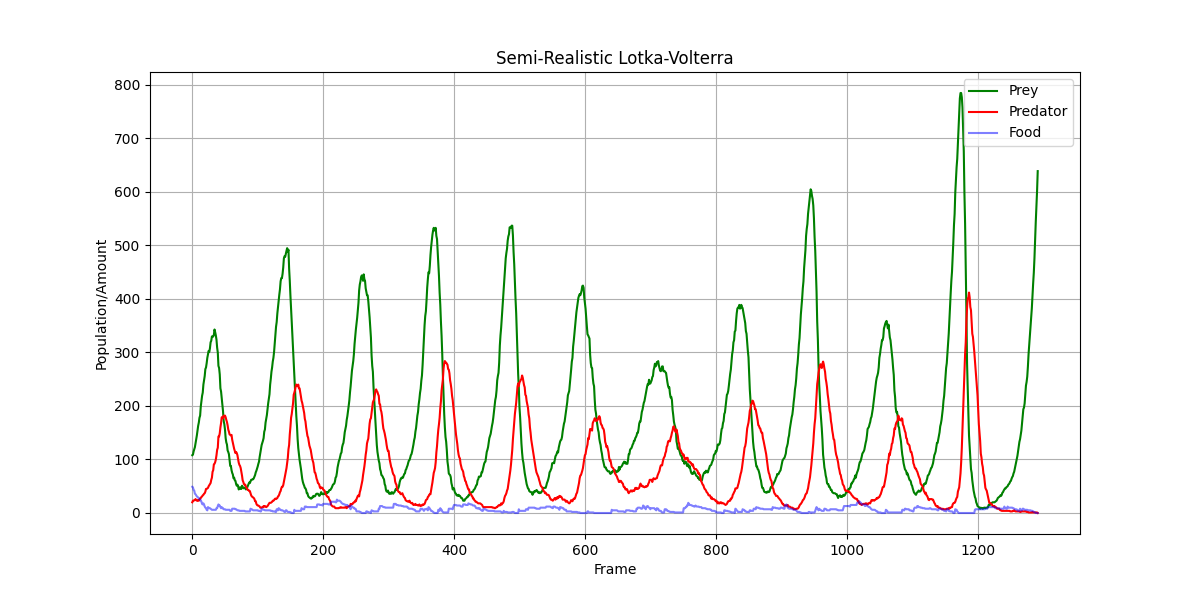

Python code for this plot:
from dataclasses import dataclass, field
from vi import Agent, Config, Simulation, HeadlessSimulation
import random
import pandas as pd
import matplotlib.pyplot as plt
import math
from pygame.math import Vector2

# Image paths
PREY_IMAGES = ["images/green.png"]
PREDATOR_IMAGES = ["images/triangle5.png"]
FOOD_IMAGES = ["images/plus.png"]

frame_data = {
    "frame": [],
    "prey": [],
    "predator": [],
    "food": [],
}

@dataclass
class SimpleEnergyLVConfig(Config):
    initial_prey: int = 100
    initial_predators: int = 20
    
    # Lotka-Volterra parameters
    prey_birth_rate: float = 0.012 #0.01
    predation_rate: float = 0.0008 #0.001
    predator_death_rate: float = 0.035 #0.04
    predator_reproduction_rate: float = 0.4 #0.4

    # Energy parameters
    energy_decay_rate: float = 0.06 #0.05
    energy_gain_from_eating: float = 1.8 #1.5
    
    # Food parameters
    initial_food: int = 50
    food_regrowth_rate: float = 0.1
    food_energy_value: float = 0.5
    food_consumption_radius: float = 10.0
    
    window_size: tuple[int, int] = (1000, 1000)
    delta_time: float = 1.0
    duration: int = 5000

    movement_speed: float = 30.0

class Food(Agent):
    config: SimpleEnergyLVConfig
    eaten: bool = False
    
    def on_spawn(self):
        self.eaten = False
    
    def update(self):
        pass

class Prey(Agent):
    config: SimpleEnergyLVConfig
    energy: float = 10.0
    
    def on_spawn(self):
        self.energy = 10.0
    
    def update(self):
        # Energy decreases each time step
        self.energy -= self.config.energy_decay_rate
        
        # Check for nearby food
        for agent in self.simulation.agents:
            if isinstance(agent, Food) and not agent.eaten:
                distance = math.dist(self.pos, agent.pos)
                if distance < self.config.food_consumption_radius:
                    self.energy += self.config.food_energy_value
                    agent.eaten = True
                    break
        
        # Die if energy depleted
        if self.energy <= 0:
            self.kill()
            return
            
        # Reproduce based on birth rate (modified by energy level)
        if random.random() < self.config.prey_birth_rate * (1 + self.energy)/2:
            self.reproduce()

        self.move = Vector2(random.uniform(-1, 1), random.uniform(-1, 1)).normalize() * self.config.movement_speed * self.config.delta_time
        self.pos += self.move * self.config.delta_time

class Predator(Agent):
    config: SimpleEnergyLVConfig
    energy: float = 1.0
    
    def on_spawn(self):
        self.energy = 1.0
    
    def update(self):
        self.energy -= self.config.energy_decay_rate
        
        # Distance-based death probability
        nearest_prey_distance = self.find_nearest_prey_distance()
        
        # Base death probability increases with distance to nearest prey
        # The farther away prey are, the higher chance of death
        distance_death_prob = self.config.predator_death_rate * (1 + nearest_prey_distance/100)
        
        # Die if energy depleted or distance-based death
        if self.energy <= 0 or random.random() < distance_death_prob:
            self.kill()
            return
            
        # Original predation mechanics (unchanged)
        preys = [agent for agent in self.simulation.agents if isinstance(agent, Prey)]
        if preys and random.random() < self.config.predation_rate * len(preys):
            prey = random.choice(preys)
            prey.kill()
            self.energy += self.config.energy_gain_from_eating
            
            if random.random() < self.config.predator_reproduction_rate and self.energy > 0.25:
                self.reproduce()

        self.move = Vector2(random.uniform(-1, 1), random.uniform(-1, 1)).normalize() * self.config.movement_speed * self.config.delta_time
        self.pos += self.move * self.config.delta_time
    
    def find_nearest_prey_distance(self) -> float:
        """Calculate distance to nearest prey agent"""
        min_distance = float('inf')
        for agent in self.simulation.agents:
            if isinstance(agent, Prey):
                distance = math.dist(self.pos, agent.pos)
                if distance < min_distance:
                    min_distance = distance
        return min_distance if min_distance != float('inf') else self.config.window_size[0]  # Return max distance if no prey

class Monitor(Agent):
    config: SimpleEnergyLVConfig
    frame_data: dict = field(default_factory=lambda: {
        "frame": [],
        "prey_count": [],
        "predator_count": [],
        "food_count": [],
    })
    
    def update(self):
        global frame_data

        frame = self.simulation.shared.counter
        
        # Regrow food occasionally
        if random.random() < self.config.food_regrowth_rate:
            for agent in self.simulation.agents:
                if isinstance(agent, Food) and agent.eaten and random.random() < 0.1:
                    agent.eaten = False
        
        # Count populations
        prey_count = sum(1 for a in self.simulation._agents if isinstance(a, Prey))
        predator_count = sum(1 for a in self.simulation._agents if isinstance(a, Predator))
        food_count = sum(1 for a in self.simulation._agents if isinstance(a, Food) and not a.eaten)
        
        # Store data
        frame_data["frame"].append(frame)
        frame_data["prey"].append(prey_count)
        frame_data["predator"].append(predator_count)
        frame_data["food"].append(food_count)

        # Stop conditions
        if prey_count == 0 or predator_count == 0:
            print("Extinction occurred")
            self.on_destroy()
            self.simulation.stop()
        if frame > self.config.duration:
            print("Time limit reached")
            self.on_destroy()
            self.simulation.stop()
    
    def on_destroy(self):
        # Save data when simulation ends
        df = pd.DataFrame(frame_data)
        df.to_csv("semi-realistic.csv", index=False)
        
        plt.figure(figsize=(12, 6))
        plt.plot(df["frame"], df["prey"], label="Prey", color="green")
        plt.plot(df["frame"], df["predator"], label="Predator", color="red")
        plt.plot(df["frame"], df["food"], label="Food", color="blue", alpha=0.5)
        plt.legend()
        plt.xlabel("Frame")
        plt.ylabel("Population/Amount")
        plt.title("Semi-Realistic Lotka-Volterra")
        plt.grid(True)
        plt.savefig("semi-realistic.png")
        plt.close()
        print("Plot saved to semi-realistic.png")

def run_simple_energy_lv():
    cfg = SimpleEnergyLVConfig()
    
    sim = (
        HeadlessSimulation(cfg)
        .batch_spawn_agents(cfg.initial_prey, Prey, images=PREY_IMAGES)
        .batch_spawn_agents(cfg.initial_predators, Predator, images=PREDATOR_IMAGES)
        .batch_spawn_agents(cfg.initial_food, Food, images=FOOD_IMAGES)
        .spawn_agent(Monitor, images=["images/transparent.png"])
    )
    
    sim.run()

if __name__ == "__main__":
    run_simple_energy_lv()